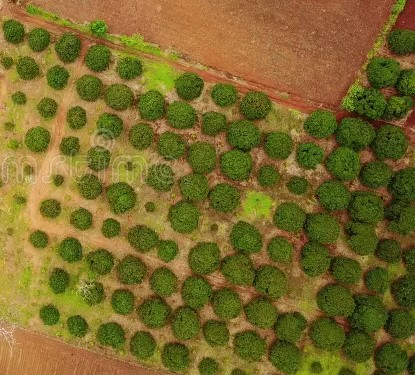
#> input picture imagen_aerea2.jpg, 415 x 375 px, found by its file name
$ python Image_analysis.py
#> lines starting #> are read from the running program, lines starting #| are printed output that depends on the picture; after the words box and inside, x2 and y2 are one past the last pixel; in counts of white or black regions, pixels touching at a corner belong together
import cv2
import numpy as np
import matplotlib.pyplot as plt

# Realizar un conteo de árboles de una imágen aérea

image = cv2.imread('imagen_aerea2.JPG')## Cargar la imagen
#> image is the input picture: shape (375, 415, 3); mean B, G, R 42.9, 105.5, 122.7

hsv_image = cv2.cvtColor(image, cv2.COLOR_BGR2HSV)## Convertir la imagen a HSV
#> hsv_image: shape (375, 415, 3); mean H, S, V 25.2, 178.2, 127.5

h, s, v = cv2.split(hsv_image)## Dividir la imagen HSV en sus componentes
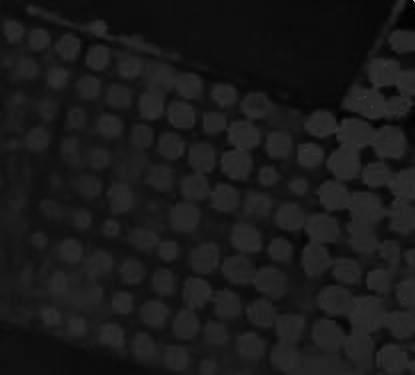
#> h: shape (375, 415); min 0, max 179, mean 25.2
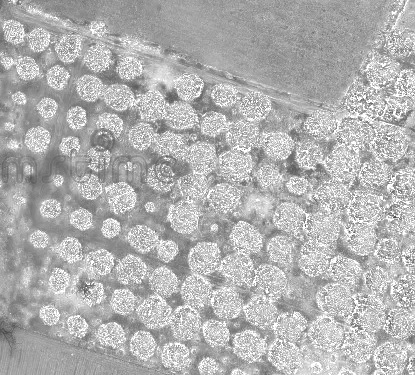
#> s: shape (375, 415); min 68, max 255, mean 178.2
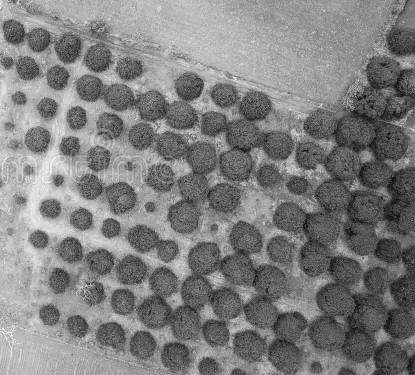
#> v: shape (375, 415); min 7, max 255, mean 127.5

plt.figure(figsize=(12, 4))## Visualizar las matrices

plt.subplot(1, 3, 1)## Visualizar la matriz de tono (H)
plt.imshow(h, cmap='hsv', vmin=0, vmax=179)  ## El tono tiene un rango de 0 a 179 en OpenCV
plt.title('Hue')
plt.colorbar()

plt.subplot(1, 3, 2)## Visualizar la matriz de saturación (S)
plt.imshow(s, cmap='gray', vmin=0, vmax=255)  ## La saturación tiene un rango de 0 a 255 en OpenCV
plt.title('Saturation')
plt.colorbar()

plt.subplot(1, 3, 3)## Visualizar la matriz de valor (V)
plt.imshow(v, cmap='gray', vmin=0, vmax=255)  # El valor tiene un rango de 0 a 255 en OpenCV
plt.title('Value')
plt.colorbar()

plt.tight_layout()
plt.show()
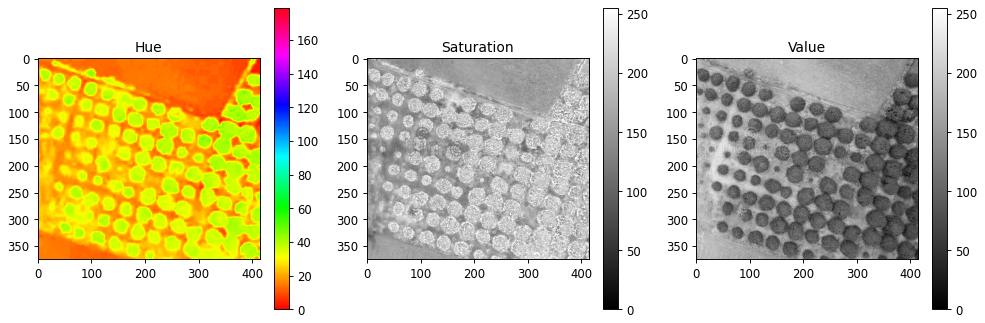
#> figure drawn by matplotlib, 6 panels

## Definir la máscara HSV para un rango de tonos verdes
lower_green = np.array([36,0,17])
upper_green = np.array([55,255,200])
mask = cv2.inRange(hsv_image, lower_green, upper_green)
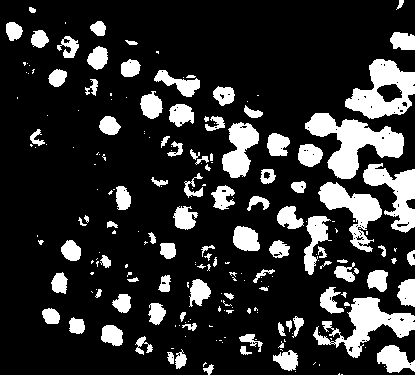
#> mask: shape (375, 415); 18.6% white; 211 white regions (114 under 20 px), largest, box (x1, y1, x2, y2) and area: (305, 113, 404, 179) 2901, (345, 59, 415, 119) 2265, (313, 297, 415, 358) 2232

## Aplicar la máscara a los valores de tono, saturación y valor
h_masked = h[mask > 0]
s_masked = s[mask > 0]
v_masked = v[mask > 0]

plt.figure(figsize=(12, 6)) ## Crear un boxplot para cada componente

## Boxplot para el tono (H)
plt.subplot(1, 3, 1)
plt.boxplot(h.flatten(), vert=False)
plt.scatter(h_masked, np.full_like(h_masked, 1), alpha=0.5, color='green')
plt.title('Hue')
plt.xlabel('Hue Value')

## Boxplot para la saturación (S)
plt.subplot(1, 3, 2)
plt.boxplot(s.flatten(), vert=False)
plt.scatter(s_masked, np.full_like(s_masked, 1), alpha=0.5, color='green')
plt.title('Saturation')
plt.xlabel('Saturation Value')

## Boxplot para el valor (V)
plt.subplot(1, 3, 3)
plt.boxplot(v.flatten(), vert=False)
plt.scatter(v_masked, np.full_like(v_masked, 1), alpha=0.5, color='green')
plt.title('Value')
plt.xlabel('Value')

plt.tight_layout()
plt.show()
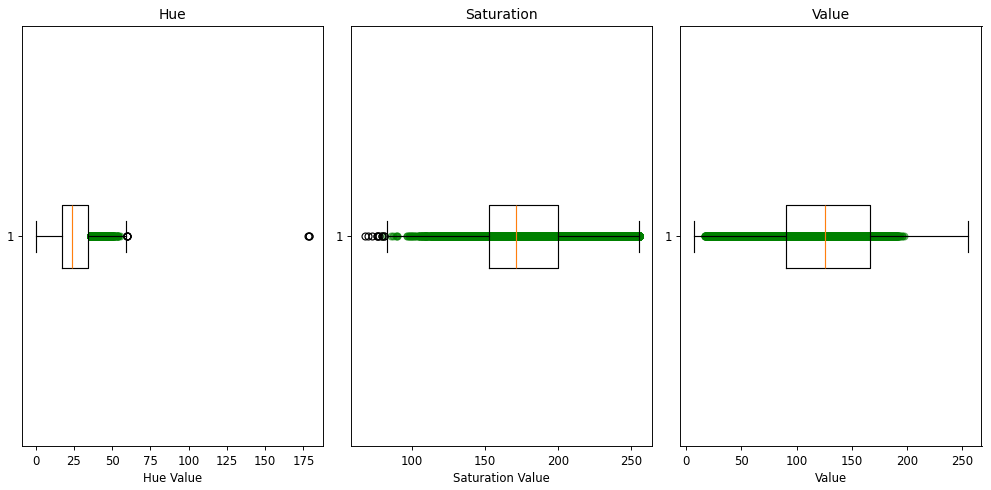
#> figure drawn by matplotlib, 3 panels

def contar_arboles(imagen):
#> called with imagen = 'imagen_aerea2.JPG'
    img=cv2.imread(imagen) ##Cargar la imagen
    hsv=cv2.cvtColor(img,cv2.COLOR_BGR2HSV)

    lower_green = np.array([36,0,17])
    upper_green = np.array([55,255,200])

    mask=cv2.inRange(hsv,lower_green,upper_green) ##Crear máscara

    green_img = cv2.bitwise_and(img,img,mask=mask) ##Aplicar máscara

    ## Convertir la imagen a escala de grises
    gray_img = cv2.cvtColor(green_img, cv2.COLOR_BGR2GRAY)
    ## Aplicar un umbral para obtener una imagen binaria
    _, thresh = cv2.threshold(gray_img, 127, 255, cv2.THRESH_BINARY)
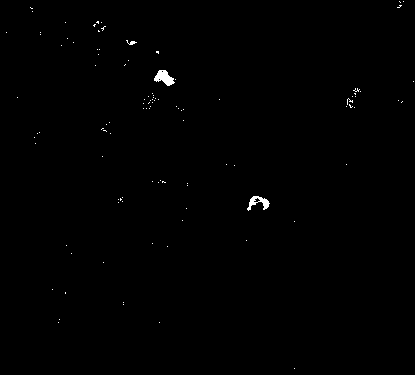
#> thresh: shape (375, 415); 0.35% white; 105 white regions (102 under 20 px)
    ## Encontrar contornos en la imagen binaria}
    contours, _ = cv2.findContours(thresh, cv2.RETR_EXTERNAL, cv2.CHAIN_APPROX_SIMPLE)
#> contours = 105 contours, 103 with area under 20; largest, box (x1, y1, x2, y2) and area: (154, 70, 175, 86) 167, (247, 196, 270, 211) 131

    num_arboles = len(contours)     ## Contar el número de contornos (árboles)
#> num_arboles = 105
    cv2.imwrite("logo1.JPG", mask)
    return num_arboles

ruta_imagen = 'imagen_aerea2.JPG' ## Ruta de la imagen aérea

## Contar árboles en la imagen
numero_de_arboles = contar_arboles(ruta_imagen)
#> numero_de_arboles = 105
print("Número de árboles verdes en la imagen:", numero_de_arboles)
#| Número de árboles verdes en la imagen: 105
